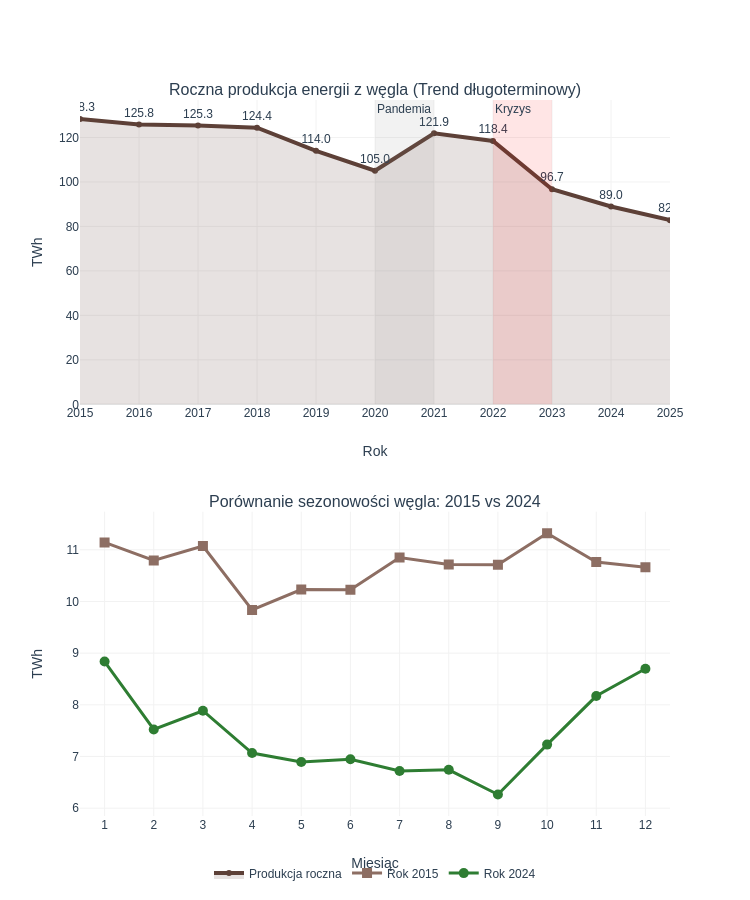

Notebook cell for this chart:
### Markdown cell above
### 3b. Spadek produkcji z węgla — trend

### Code cell
from plotly.subplots import make_subplots
import plotly.io as pio
import plotly.graph_objects as go

# --- 1. Przygotowanie danych ---
coal_yearly = mix_twh["Węgiel"]
coal_cols = MIX["Węgiel"]
monthly_data = {year: df[df.index.year == year][coal_cols].sum(axis=1).resample("ME").sum() / 1e6 
                for year in [2015, 2024]}

fig = make_subplots(
    rows=2, cols=1, 
    subplot_titles=("Roczna produkcja energii z węgla (Trend długoterminowy)", 
                    "Porównanie sezonowości węgla: 2015 vs 2024"),
    vertical_spacing=0.15 # Odstęp między wykresami
)

fig.add_trace(
    go.Scatter(
        x=coal_yearly.index, 
        y=coal_yearly.values,
        mode='lines+markers+text',
        name='Produkcja roczna',
        text=[f"{val:.1f}" for val in coal_yearly.values],
        textposition="top center",
        line=dict(color='#5D4037', width=4),
        fill='tozeroy',
        fillcolor='rgba(93, 64, 55, 0.15)'
    ),
    row=1, col=1
)

colors = {2015: "#8D6E63", 2024: "#2E7D32"}
markers = {2015: "square", 2024: "circle"}

for year in [2015, 2024]:
    fig.add_trace(
        go.Scatter(
            x=list(range(1, 13)), 
            y=monthly_data[year].values,
            mode='lines+markers',
            name=f"Rok {year}",
            line=dict(color=colors[year], width=3),
            marker=dict(symbol=markers[year], size=10)
        ),
        row=2, col=1
    )

# --- 3. Konfiguracja Layoutu ---
fig.update_layout(
    height=900, # Zwiększona wysokość dla układu pionowego
    width=750,
    showlegend=True,
    legend=dict(orientation="h", yanchor="bottom", y=-0.1, xanchor="center", x=0.5)
)

# Ustawienia osi dla wykresu górnego
fig.update_xaxes(title_text="Rok", row=1, col=1)
fig.update_yaxes(title_text="TWh", row=1, col=1)

# Ustawienia osi dla wykresu dolnego
fig.update_xaxes(title_text="Miesiąc", tickmode='linear', dtick=1, range=[0.5, 12.5], row=2, col=1)
fig.update_yaxes(title_text="TWh", row=2, col=1)

# Dodanie kontekstu historycznego do górnego wykresu
for ev in [{"x0": 2020, "x1": 2021, "label": "Pandemia", "color": "gray"}, 
           {"x0": 2022, "x1": 2023, "label": "Kryzys", "color": "red"}]:
    fig.add_vrect(
        x0=ev['x0'], x1=ev['x1'], 
        fillcolor=ev['color'], opacity=0.1, line_width=0,
        annotation_text=ev['label'], annotation_position="top left",
        row=1, col=1
    )

fig.show()

### Figure 1 — Plotly figure (JSON) as saved in the notebook; plotly's stock layout.template omitted (floating-point values rounded to 4 significant figures)
{"data": [{"fill": "tozeroy", "fillcolor": "rgba(93, 64, 55, 0.15)", "line": {"color": "#5D4037", "width": 4}, "mode": "lines+markers+text", "name": "Produkcja roczna", "text": ["128.3", "125.8", "125.3", "124.4", "114.0", "105.0", "121.9", "118.4", "96.7", "89.0", "82.8"], "textposition": "top center", "type": "scatter", "x": [2015, 2016, 2017, 2018, 2019, 2020, 2021, 2022, 2023, 2024, 2025], "xaxis": "x", "y": [128.3, 125.8, 125.3, 124.4, 114.0, 105.0, 121.9, 118.4, 96.74, 88.98, 82.81], "yaxis": "y"}, {"line": {"color": "#8D6E63", "width": 3}, "marker": {"size": 10, "symbol": "square"}, "mode": "lines+markers", "name": "Rok 2015", "type": "scatter", "x": [1, 2, 3, 4, 5, 6, 7, 8, 9, 10, 11, 12], "xaxis": "x2", "y": [11.14, 10.79, 11.07, 9.836, 10.23, 10.22, 10.85, 10.72, 10.71, 11.32, 10.76, 10.66], "yaxis": "y2"}, {"line": {"color": "#2E7D32", "width": 3}, "marker": {"size": 10, "symbol": "circle"}, "mode": "lines+markers", "name": "Rok 2024", "type": "scatter", "x": [1, 2, 3, 4, 5, 6, 7, 8, 9, 10, 11, 12], "xaxis": "x2", "y": [8.838, 7.524, 7.886, 7.067, 6.893, 6.947, 6.719, 6.742, 6.264, 7.23, 8.17, 8.697], "yaxis": "y2"}], "layout": {"annotations": [{"font": {"size": 16}, "showarrow": false, "text": "Roczna produkcja energii z węgla (Trend długoterminowy)", "x": 0.5, "xanchor": "center", "xref": "paper", "y": 1.0, "yanchor": "bottom", "yref": "paper"}, {"font": {"size": 16}, "showarrow": false, "text": "Porównanie sezonowości węgla: 2015 vs 2024", "x": 0.5, "xanchor": "center", "xref": "paper", "y": 0.425, "yanchor": "bottom", "yref": "paper"}, {"showarrow": false, "text": "Pandemia", "x": 2020, "xanchor": "left", "xref": "x", "y": 1, "yanchor": "top", "yref": "y domain"}, {"showarrow": false, "text": "Kryzys", "x": 2022, "xanchor": "left", "xref": "x", "y": 1, "yanchor": "top", "yref": "y domain"}], "height": 900, "legend": {"orientation": "h", "x": 0.5, "xanchor": "center", "y": -0.1, "yanchor": "bottom"}, "shapes": [{"fillcolor": "gray", "line": {"width": 0}, "opacity": 0.1, "type": "rect", "x0": 2020, "x1": 2021, "xref": "x", "y0": 0, "y1": 1, "yref": "y domain"}, {"fillcolor": "red", "line": {"width": 0}, "opacity": 0.1, "type": "rect", "x0": 2022, "x1": 2023, "xref": "x", "y0": 0, "y1": 1, "yref": "y domain"}], "showlegend": true, "width": 750, "xaxis": {"anchor": "y", "domain": [0.0, 1.0], "title": {"text": "Rok"}}, "xaxis2": {"anchor": "y2", "domain": [0.0, 1.0], "dtick": 1, "range": [0.5, 12.5], "tickmode": "linear", "title": {"text": "Miesiąc"}}, "yaxis": {"anchor": "x", "domain": [0.575, 1.0], "title": {"text": "TWh"}}, "yaxis2": {"anchor": "x2", "domain": [0.0, 0.425], "title": {"text": "TWh"}}}}
